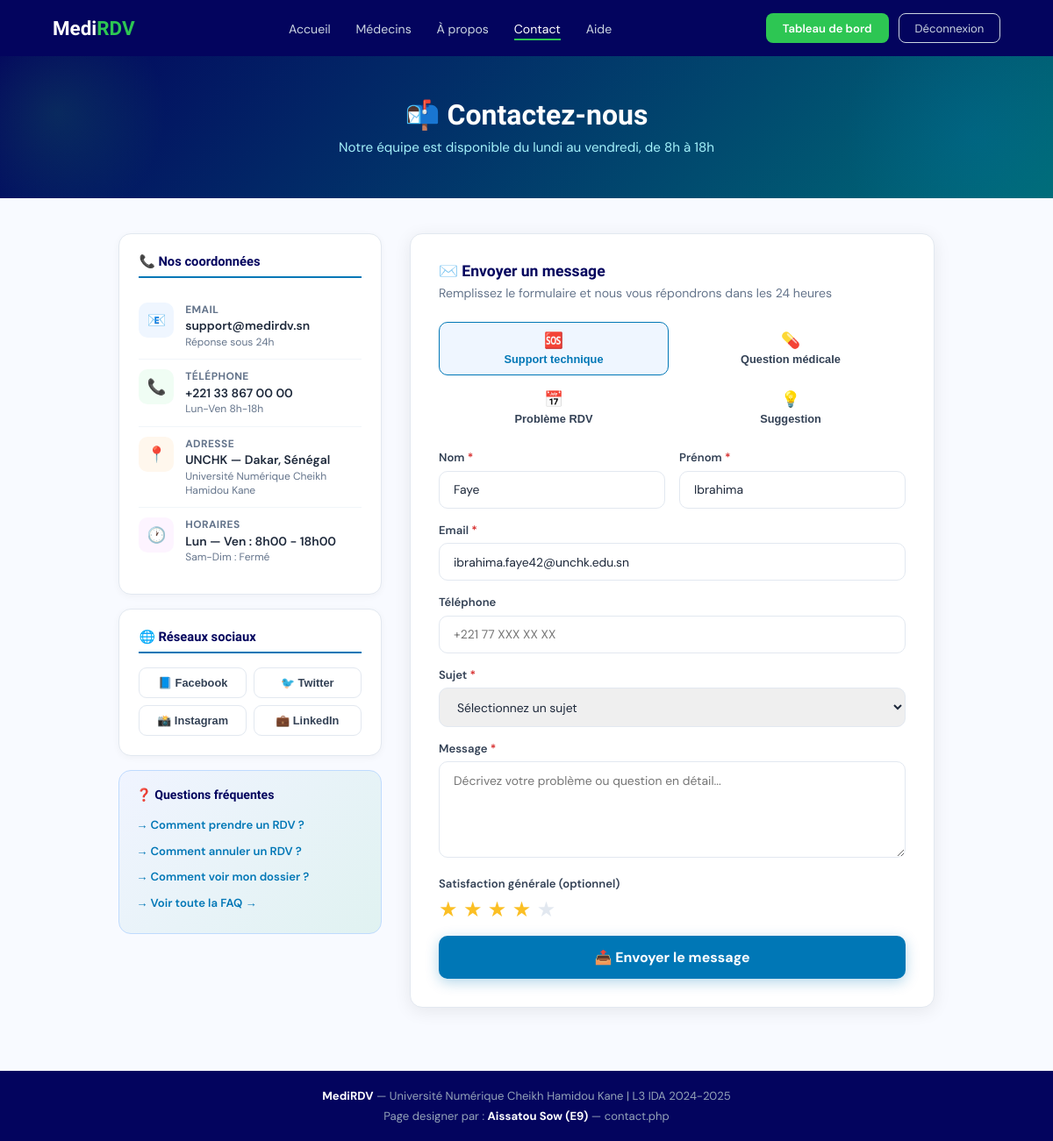
The app's page /pages/contact.php (signed in) with its own data.
### tables this page shows
CREATE TABLE IF NOT EXISTS `patients` (
  `id` int NOT NULL AUTO_INCREMENT,
  `nom` varchar(100) NOT NULL,
  `prenom` varchar(100) NOT NULL,
  `email` varchar(150) NOT NULL,
  `telephone` varchar(20) NOT NULL,
  `date_naissance` date NOT NULL,
  `groupe_sanguin` enum('A+','A-','B+','B-','AB+','AB-','O+','O-') DEFAULT NULL,
  `taille` decimal(5,2) DEFAULT NULL,
  `poids` decimal(5,2) DEFAULT NULL,
  `mot_de_passe` varchar(255) NOT NULL,
  `photo` varchar(255) DEFAULT NULL,
  `statut` enum('actif','suspendu','supprime') DEFAULT 'actif',
  `date_inscription` timestamp NULL DEFAULT CURRENT_TIMESTAMP,
  PRIMARY KEY (`id`),
  UNIQUE KEY `email` (`email`)
);

### includes/fonctions.php (called while the page is built, shortened)
<?php
function isLoggedIn() { return isset($_SESSION['user_id']); }
function getRole() { return $_SESSION['role'] ?? null; }
?>

### pages/contact.php (the view, shortened to what this page needs)
<?php
require_once __DIR__ . '/../includes/connexion.php';
require_once __DIR__ . '/../includes/fonctions.php';
$is_logged_in = isLoggedIn();
$user_role = $is_logged_in ? getRole() : '';
$message_envoye = false;
$nom = $prenom = $email = '';
if ($is_logged_in) {
    if ($user_role === 'patient') {
        $stmt = $pdo->prepare("SELECT * FROM patients WHERE id = :id LIMIT 1");
        $stmt->execute([':id' => $_SESSION['user_id']]);
        $user = $stmt->fetch(PDO::FETCH_ASSOC);
        if ($user) {
            $nom = $user['nom'];
            $prenom = $user['prenom'];
            $email = $user['email'];
        }
    }
}
?>
<!DOCTYPE html>
<html lang="fr">
<head>
    <link rel="stylesheet" href="https://cdnjs.cloudflare.com/ajax/libs/font-awesome/6.4.0/css/all.min.css">
</head>
<body>
<nav>
    <a href="index.php" class="nav-logo">Medi<span>RDV</span></a>
    <ul class="nav-links" id="navLinks">
        <li><a href="index.php">Accueil</a></li>
        <li><a href="liste_medecins.php">Médecins</a></li>
        <li><a href="a_propos.php">À propos</a></li>
        <li><a href="contact.php" class="active">Contact</a></li>
        <li><a href="aide.php">Aide</a></li>
    </ul>
    <div class="nav-btns">
        <?php if($is_logged_in): ?>
            <a href="<?=$user_role === 'patient' ? 'dashboard_patient.php' : ($user_role === 'medecin' ? 'dashboard_medecin.php' : 'dashboard_admin.php')?>" class="btn-p">Tableau de bord</a>
            <a href="logout.php" class="btn-o">Déconnexion</a>
        <?php else: ?>
            <a href="login.php" class="btn-o">Connexion</a>
            <a href="register_patient.php" class="btn-p">S'inscrire</a>
        <?php endif; ?>
    </div>
</nav>
<div class="page-hdr">
    <h1>📬 Contactez-nous</h1>
    <p>Notre équipe est disponible du lundi au vendredi, de 8h à 18h</p>
</div>
<div class="main">
    <div class="info-col">
        <div class="info-card">
            <h4>📞 Nos coordonnées</h4>
            <div class="contact-item">
                <div class="c-icon" style="background:#EFF6FF">📧</div>
                <div><div class="c-lbl">Email</div><div class="c-val">support@medirdv.sn</div><div class="c-sub">Réponse sous 24h</div></div>
            </div>
            <div class="contact-item">
                <div class="c-icon" style="background:#F0FDF4">📞</div>
                <div><div class="c-lbl">Téléphone</div><div class="c-val">+221 33 867 00 00</div><div class="c-sub">Lun-Ven 8h-18h</div></div>
            </div>
            <div class="contact-item">
                <div class="c-icon" style="background:#FFF7ED">📍</div>
                <div><div class="c-lbl">Adresse</div><div class="c-val">UNCHK — Dakar, Sénégal</div><div class="c-sub">Université Numérique Cheikh Hamidou Kane</div></div>
            </div>
            <div class="contact-item">
                <div class="c-icon" style="background:#FDF4FF">🕐</div>
                <div><div class="c-lbl">Horaires</div><div class="c-val">Lun — Ven : 8h00 - 18h00</div><div class="c-sub">Sam-Dim : Fermé</div></div>
            </div>
        </div>
        <div class="info-card">
            <h4>🌐 Réseaux sociaux</h4>
            <div class="social-grid">
                <button class="soc-btn" onclick="window.open('https://facebook.com','_blank')">📘 Facebook</button>
                <button class="soc-btn" onclick="window.open('https://twitter.com','_blank')">🐦 Twitter</button>
                <button class="soc-btn" onclick="window.open('https://instagram.com','_blank')">📸 Instagram</button>
                <button class="soc-btn" onclick="window.open('https://linkedin.com','_blank')">💼 LinkedIn</button>
            </div>
        </div>
        <div class="faq-card">
            <h5>❓ Questions fréquentes</h5>
            <a href="aide.php#rdv" class="faq-link">→ Comment prendre un RDV ?</a>
            <a href="aide.php#annuler" class="faq-link">→ Comment annuler un RDV ?</a>
            <a href="aide.php#dossier" class="faq-link">→ Comment voir mon dossier ?</a>
            <a href="aide.php" class="faq-link">→ Voir toute la FAQ →</a>
        </div>
    </div>
    <div class="form-col">
        <div class="form-card">
            <h3>✉️ Envoyer un message</h3>
            <p class="subtitle">Remplissez le formulaire et nous vous répondrons dans les 24 heures</p>
            <?php if($message_envoye): ?>
                <div class="success-state">
                    <div class="icon">✅</div>
                    <h4>Message envoyé avec succès !</h4>
                    <p>Nous avons bien reçu votre message. Notre équipe vous répondra dans les 24 heures à l'adresse <strong><?=htmlspecialchars($email)?></strong></p>
                </div>
            <?php else: ?>
            <form method="POST" action="contact.php">
                <div class="subject-grid">
                    <button type="button" class="subj-btn sel" data-type="support"><span class="subj-icon">🆘</span>Support technique</button>
                    <button type="button" class="subj-btn" data-type="medical"><span class="subj-icon">💊</span>Question médicale</button>
                    <button type="button" class="subj-btn" data-type="rdv"><span class="subj-icon">📅</span>Problème RDV</button>
                    <button type="button" class="subj-btn" data-type="suggestion"><span class="subj-icon">💡</span>Suggestion</button>
                </div>
                <div class="form-row">
                    <div class="form-group">
                        <label>Nom <span class="req">*</span></label>
                        <input type="text" name="nom" placeholder="Votre nom" value="<?=htmlspecialchars($nom)?>" required>
                    </div>
                    <div class="form-group">
                        <label>Prénom <span class="req">*</span></label>
                        <input type="text" name="prenom" placeholder="Votre prénom" value="<?=htmlspecialchars($prenom)?>" required>
                    </div>
                </div>
                <div class="form-group">
                    <label>Email <span class="req">*</span></label>
                    <input type="email" name="email" placeholder="votre@email.sn" value="<?=htmlspecialchars($email)?>" required>
                </div>
                <div class="form-group">
                    <label>Téléphone</label>
                    <input type="tel" name="telephone" placeholder="+221 77 XXX XX XX">
                </div>
                <div class="form-group">
                    <label>Sujet <span class="req">*</span></label>
                    <select name="sujet" required>
                        <option value="">Sélectionnez un sujet</option>
                    </select>
                </div>
                <div class="form-group">
                    <label>Message <span class="req">*</span></label>
                    <textarea name="message" placeholder="Décrivez votre problème ou question en détail..." required></textarea>
                </div>
                <div class="form-group">
                    <label>Satisfaction générale (optionnel)</label>
                    <div class="rating-row">
                        <button type="button" class="star sel" data-value="1">★</button>
                        <button type="button" class="star sel" data-value="2">★</button>
                        <button type="button" class="star sel" data-value="3">★</button>
                        <button type="button" class="star sel" data-value="4">★</button>
                        <button type="button" class="star" data-value="5">★</button>
                    </div>
                </div>
                <button type="submit" class="submit-btn">📤 Envoyer le message</button>
            </form>
            <?php endif; ?>
        </div>
    </div>
</div>
<footer>
    <p><strong>MediRDV</strong> — Université Numérique Cheikh Hamidou Kane | L3 IDA 2024-2025</p>
    <p style="margin-top:.4rem">Page designer par : <strong>Aissatou Sow (E9)</strong> — contact.php</p>
</footer>
</body>
</html>

### records on screen
patients: nom "Faye", prenom "Ibrahima", email "ibrahima.faye42@unchk.edu.sn"
